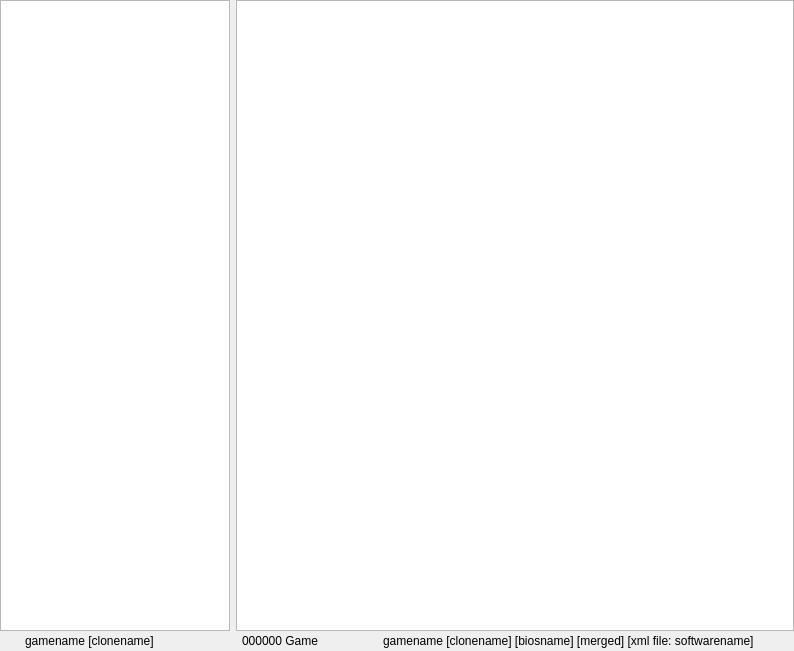
    <widget class="ElPanel" name="PanelGamesArea">
      <property name="geometry"><rect><x>0</x><y>95</y><width>794</width><height>651</height></rect></property>
      <property name="vclAlign" stdset="0"><string notr="true">alClient</string></property>
      <property name="vclClass" stdset="0"><string notr="true">TPanel</string></property>
      <property name="vclColor" stdset="0"><string notr="true">#f1f1f1</string></property>
      <property name="vclBevelOuter" stdset="0"><string notr="true">bvNone</string></property>
      <widget class="ElSplitter" name="SplitterMachines">
        <property name="geometry"><rect><x>230</x><y>0</y><width>6</width><height>651</height></rect></property>
        <property name="vclVisible" stdset="0"><bool>false</bool></property>
        <property name="vclClass" stdset="0"><string notr="true">TSplitterEx</string></property>
        <property name="vclStyle" stdset="0"><string notr="true">tsOffice2007Luna</string></property>
      </widget>
      <widget class="ElPanel" name="PanelGamesList">
        <property name="geometry"><rect><x>236</x><y>0</y><width>558</width><height>651</height></rect></property>
        <property name="vclAlign" stdset="0"><string notr="true">alClient</string></property>
        <property name="vclClass" stdset="0"><string notr="true">TPanelEx</string></property>
        <property name="vclColor1" stdset="0"><string notr="true">#f1f1f1</string></property>
        <property name="vclColor2" stdset="0"><string notr="true">#c0c0c0</string></property>
        <property name="vclColor3" stdset="0"><string notr="true">#ffff00</string></property>
        <property name="vclColor4" stdset="0"><string notr="true">#008080</string></property>
        <property name="vclColorFrame" stdset="0"><string notr="true">#008000</string></property>
        <property name="vclColorInnerFrame" stdset="0"><string notr="true">#008000</string></property>
        <property name="vclStyle" stdset="0"><string notr="true">vgSolid</string></property>
        <property name="vclBevelOuter" stdset="0"><string notr="true">bvNone</string></property>
        <property name="vclFrames" stdset="0"><string notr="true"></string></property>
        <widget class="QTreeView" name="GamesListView">
          <property name="geometry"><rect><x>0</x><y>0</y><width>558</width><height>631</height></rect></property>
          <property name="vclAlign" stdset="0"><string notr="true">alClient</string></property>
          <property name="vclClass" stdset="0"><string notr="true">TEasyListview</string></property>
          <property name="vclColor" stdset="0"><string notr="true">#ffffff</string></property>
          <property name="vclFontName" stdset="0"><string notr="true">Segoe UI</string></property>
          <property name="vclFontPx" stdset="0"><number>12</number></property>
          <property name="vclFontColor" stdset="0"><string notr="true">#000000</string></property>
          <property name="vclOnDblClick" stdset="0"><string notr="true">GamesListViewDblClick</string></property>
        </widget>
        <widget class="ElPanel" name="StatusBarPanel">
          <property name="geometry"><rect><x>0</x><y>631</y><width>558</width><height>20</height></rect></property>
          <property name="vclAlign" stdset="0"><string notr="true">alBottom</string></property>
          <property name="vclTag" stdset="0"><number>1</number></property>
          <property name="vclClass" stdset="0"><string notr="true">TPanelEx</string></property>
          <property name="vclColor1" stdset="0"><string notr="true">#ccd9ea</string></property>
          <property name="vclColor2" stdset="0"><string notr="true">#f1f5fb</string></property>
          <property name="vclColor3" stdset="0"><string notr="true">#ddecfd</string></property>
          <property name="vclColor4" stdset="0"><string notr="true">#c2dcfd</string></property>
          <property name="vclColorFrame" stdset="0"><string notr="true">#abadb3</string></property>
          <property name="vclColorInnerFrame" stdset="0"><string notr="true">#5b6978</string></property>
          <property name="vclStyle" stdset="0"><string notr="true">vgSimple</string></property>
          <property name="vclFrames" stdset="0"><string notr="true"></string></property>
          <widget class="ElLabel" name="StatusBar_GamesTotal">
            <property name="vclAutoSize" stdset="0"><bool>true</bool></property>
            <property name="geometry"><rect><x>6</x><y>2</y><width>76</width><height>16</height></rect></property>
            <property name="text"><string>000000 Games</string></property>
            <property name="vclClass" stdset="0"><string notr="true">TShadowLabel</string></property>
            <property name="vclTransparent" stdset="0"><bool>true</bool></property>
            <property name="vclFontName" stdset="0"><string notr="true">Segoe UI</string></property>
            <property name="vclFontPx" stdset="0"><number>12</number></property>
            <property name="vclFontColor" stdset="0"><string notr="true">#000000</string></property>
            <property name="vclColorFrame" stdset="0"><string notr="true">#000000</string></property>
            <property name="vclColorInnerFrame" stdset="0"><string notr="true">#000000</string></property>
            <property name="vclShadowColor" stdset="0"><string notr="true">#c0c0c0</string></property>
            <property name="vclShadowEnabled" stdset="0"><string notr="true">False</string></property>
            <property name="vclEllipsType" stdset="0"><string notr="true">etNone</string></property>
            <property name="vclFrames" stdset="0"><string notr="true"></string></property>
          </widget>
          <widget class="ElLabel" name="StatusBar_GamesGameName">
            <property name="vclAutoSize" stdset="0"><bool>true</bool></property>
            <property name="geometry"><rect><x>147</x><y>2</y><width>377</width><height>16</height></rect></property>
            <property name="text"><string>gamename [clonename] [biosname] [merged] [xml file: softwarename]</string></property>
            <property name="vclClass" stdset="0"><string notr="true">TShadowLabel</string></property>
            <property name="vclTransparent" stdset="0"><bool>true</bool></property>
            <property name="vclFontName" stdset="0"><string notr="true">Segoe UI</string></property>
            <property name="vclFontPx" stdset="0"><number>12</number></property>
            <property name="vclFontColor" stdset="0"><string notr="true">#000000</string></property>
            <property name="vclColorFrame" stdset="0"><string notr="true">#000000</string></property>
            <property name="vclColorInnerFrame" stdset="0"><string notr="true">#000000</string></property>
            <property name="vclShadowColor" stdset="0"><string notr="true">#a6caf0</string></property>
            <property name="vclShadowEnabled" stdset="0"><string notr="true">False</string></property>
            <property name="vclEllipsType" stdset="0"><string notr="true">etNone</string></property>
            <property name="vclFrames" stdset="0"><string notr="true"></string></property>
          </widget>
          <widget class="ElImage" name="IconGameStatus">
            <property name="geometry"><rect><x>108</x><y>2</y><width>16</width><height>16</height></rect></property>
            <property name="vclTag" stdset="0"><number>-1</number></property>
            <property name="vclClass" stdset="0"><string notr="true">TImage</string></property>
            <property name="vclTransparent" stdset="0"><bool>true</bool></property>
          </widget>
          <widget class="ElImage" name="IconDriverStatus">
            <property name="geometry"><rect><x>90</x><y>2</y><width>16</width><height>16</height></rect></property>
            <property name="toolTip"><string>Driver status</string></property>
            <property name="vclTag" stdset="0"><number>-1</number></property>
            <property name="vclClass" stdset="0"><string notr="true">TImage</string></property>
            <property name="vclTransparent" stdset="0"><bool>true</bool></property>
          </widget>
          <widget class="ElImage" name="IconGameMediaType">
            <property name="geometry"><rect><x>126</x><y>2</y><width>16</width><height>16</height></rect></property>
            <property name="vclClass" stdset="0"><string notr="true">TImage</string></property>
            <property name="vclTransparent" stdset="0"><bool>true</bool></property>
          </widget>
        </widget>
      </widget>
      <widget class="ElPanel" name="PanelMachinesList">
        <property name="geometry"><rect><x>0</x><y>0</y><width>230</width><height>651</height></rect></property>
        <property name="vclAlign" stdset="0"><string notr="true">alLeft</string></property>
        <property name="vclVisible" stdset="0"><bool>false</bool></property>
        <property name="vclClass" stdset="0"><string notr="true">TPanelEx</string></property>
        <property name="vclColor1" stdset="0"><string notr="true">#f1f1f1</string></property>
        <property name="vclColor2" stdset="0"><string notr="true">#c0c0c0</string></property>
        <property name="vclColor3" stdset="0"><string notr="true">#ffff00</string></property>
        <property name="vclColor4" stdset="0"><string notr="true">#008080</string></property>
        <property name="vclColorFrame" stdset="0"><string notr="true">#008000</string></property>
        <property name="vclColorInnerFrame" stdset="0"><string notr="true">#008000</string></property>
        <property name="vclStyle" stdset="0"><string notr="true">vgSolid</string></property>
        <property name="vclBevelOuter" stdset="0"><string notr="true">bvNone</string></property>
        <property name="vclFrames" stdset="0"><string notr="true"></string></property>
        <widget class="QTreeView" name="MachinesListSidePanel">
          <property name="geometry"><rect><x>0</x><y>0</y><width>230</width><height>631</height></rect></property>
          <property name="vclAlign" stdset="0"><string notr="true">alClient</string></property>
          <property name="vclClass" stdset="0"><string notr="true">TEasyListview</string></property>
          <property name="vclColor" stdset="0"><string notr="true">#ffffff</string></property>
          <property name="vclOnDblClick" stdset="0"><string notr="true">MachinesListSidePanelDblClick</string></property>
        </widget>
        <widget class="ElPanel" name="StatusBarPanelMachines">
          <property name="geometry"><rect><x>0</x><y>631</y><width>230</width><height>20</height></rect></property>
          <property name="vclAlign" stdset="0"><string notr="true">alBottom</string></property>
          <property name="vclClass" stdset="0"><string notr="true">TPanelEx</string></property>
          <property name="vclColor1" stdset="0"><string notr="true">#ccd9ea</string></property>
          <property name="vclColor2" stdset="0"><string notr="true">#f1f5fb</string></property>
          <property name="vclColor3" stdset="0"><string notr="true">#ddecfd</string></property>
          <property name="vclColor4" stdset="0"><string notr="true">#c2dcfd</string></property>
          <property name="vclColorFrame" stdset="0"><string notr="true">#abadb3</string></property>
          <property name="vclColorInnerFrame" stdset="0"><string notr="true">#5b6978</string></property>
          <property name="vclStyle" stdset="0"><string notr="true">vgSimple</string></property>
          <property name="vclFrames" stdset="0"><string notr="true"></string></property>
          <widget class="ElImage" name="IconMachineDriverStatus">
            <property name="geometry"><rect><x>4</x><y>2</y><width>16</width><height>16</height></rect></property>
            <property name="vclTag" stdset="0"><number>-1</number></property>
            <property name="vclClass" stdset="0"><string notr="true">TImage</string></property>
            <property name="vclTransparent" stdset="0"><bool>true</bool></property>
          </widget>
          <widget class="ElLabel" name="StatusBar_MachinesGameName">
            <property name="vclAutoSize" stdset="0"><bool>true</bool></property>
            <property name="geometry"><rect><x>25</x><y>2</y><width>131</width><height>16</height></rect></property>
            <property name="text"><string>gamename [clonename]</string></property>
            <property name="vclClass" stdset="0"><string notr="true">TShadowLabel</string></property>
            <property name="vclTransparent" stdset="0"><bool>true</bool></property>
            <property name="vclFontName" stdset="0"><string notr="true">Segoe UI</string></property>
            <property name="vclFontPx" stdset="0"><number>12</number></property>
            <property name="vclFontColor" stdset="0"><string notr="true">#000000</string></property>
            <property name="vclColorFrame" stdset="0"><string notr="true">#000000</string></property>
            <property name="vclColorInnerFrame" stdset="0"><string notr="true">#000000</string></property>
            <property name="vclShadowColor" stdset="0"><string notr="true">#a6caf0</string></property>
            <property name="vclShadowEnabled" stdset="0"><string notr="true">False</string></property>
            <property name="vclEllipsType" stdset="0"><string notr="true">etNone</string></property>
            <property name="vclFrames" stdset="0"><string notr="true"></string></property>
          </widget>
        </widget>
      </widget>
    </widget>
